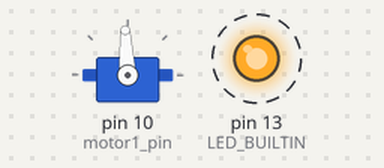
The sketch below on a simulated Arduino Uno, built with avr-gcc and run on an emulated ATmega328P. Parts: servo, output pins drawn as LEDs (lit = HIGH). Dashed ring = blinking. At 8.7 s the program stops and its outputs stay as they are.

Above: at 0.6 s.
At 1.4 s:
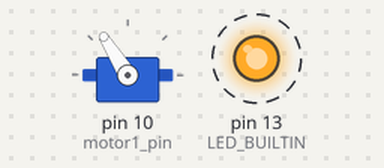
At 2.5 s:
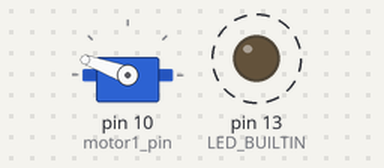
At 8.8 s:
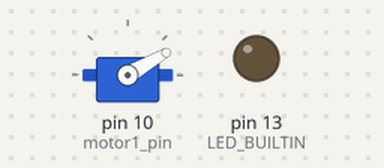
Timing chart, 0 to 10.2 s (numbered marks = the images above):
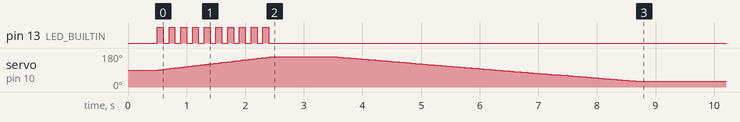

The sketch:

05_Servo_Easing_non_blocking.ino
```cpp
// Include library ServoEasing by Armin Joachimsmeyer
#include "ServoEasing.hpp"

ServoEasing Servo1;
const int motor1_pin = 10;

void setup() {
    pinMode(LED_BUILTIN, OUTPUT);
    Servo1.attach(motor1_pin, 30);

    // Wait for servo to reach start position.
    delay(500);
}

void loop() {

	// Starting moving to 160 degrees over a period of 2 seconds
	Servo1.startEaseToD(160, 2000);

	while (Servo1.isMoving()) {
		// While the Servo is moving, blink the LED
		blinkLED();
	}

	// Wait 1 second after we get there then turn off LED
	delay(1000);
	digitalWrite(LED_BUILTIN, LOW);

	// Starting moving back to 30 degree at speed = 25 degrees / second
	Servo1.startEaseTo(30, 25);

	while (Servo1.getCurrentAngle() > 100) {
		// Wait whilst angle is more than 100 degrees
	}

	// Turn on LED
	digitalWrite(LED_BUILTIN, HIGH);

	while (Servo1.isMoving()) {
		// Wait until Servo finishes moving
	}

	// Wait 1 second after we get there
	delay(1000);
}

// Helper function to blink LED
void blinkLED() {
	digitalWrite(LED_BUILTIN, HIGH);
	delay(100);
	digitalWrite(LED_BUILTIN, LOW);
	delay(100);
}
```

Measured:
- by itself, pin 13 (LED_BUILTIN): alternates HIGH for 0.10 s and LOW for 0.10 s, 20 changes in all, then stays LOW
- by itself, servo on pin 10 (motor1_pin): rises from 90° to 160° in 1.9 s, then falls to 30° in 6.3 s
